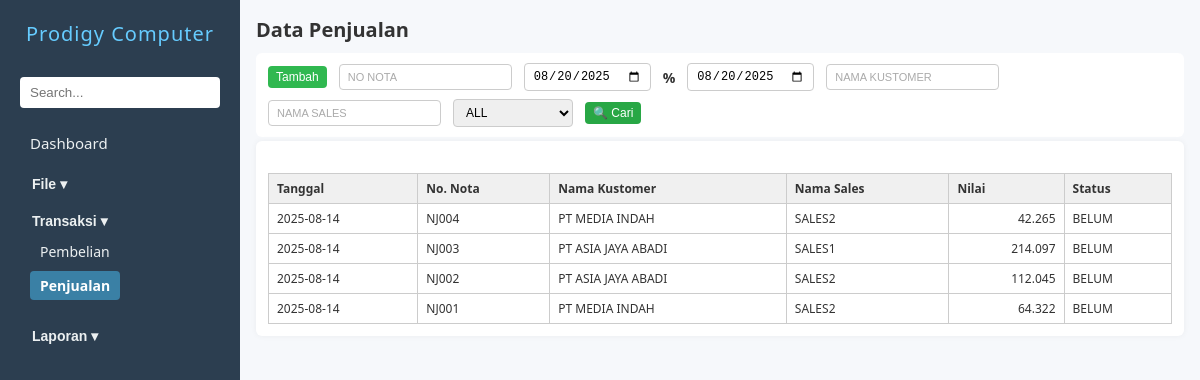
Before: /penjualan.php with the older database file.
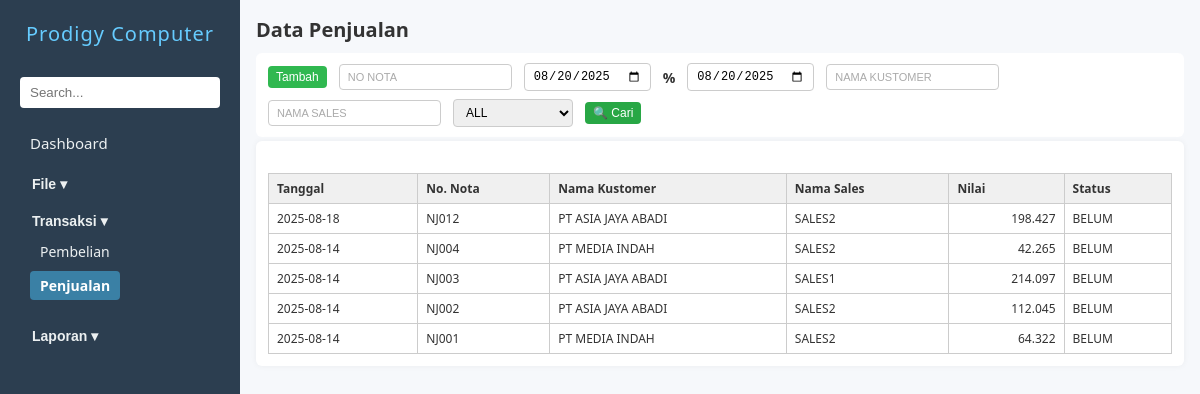
After: the same page with the newer database file.
### tables this page shows
CREATE TABLE `zjual` (
  `nonota` char(30) DEFAULT NULL,
  `tgl` date DEFAULT NULL,
  `kodekust` char(10) DEFAULT NULL,
  `kodesls` char(10) DEFAULT NULL,
  `kodegd` char(10) DEFAULT NULL,
  `nilai` double DEFAULT 0,
  `lunas` int(11) DEFAULT 0,
  `tgltempo` date DEFAULT NULL,
  `ppn` double(10,2) DEFAULT 0.00,
  `hppn` double(10,2) DEFAULT 0.00,
  `disc1` double(10,2) DEFAULT 0.00,
  `hdisc1` double(10,2) DEFAULT 0.00,
  `disc2` double(10,2) DEFAULT 0.00,
  `hdisc2` double(10,2) DEFAULT 0.00,
  `disc3` double(10,2) DEFAULT 0.00,
  `hdisc3` double(10,2) DEFAULT 0.00,
  `ket` varchar(1000) DEFAULT NULL
);

CREATE TABLE `zkustomer` (
  `kodekust` char(10) NOT NULL,
  `kodear` char(20) DEFAULT NULL,
  `kodetipe` char(20) DEFAULT NULL,
  `namakust` tinytext NOT NULL,
  `alamat` tinytext NOT NULL,
  `kota` tinytext DEFAULT NULL,
  `kodehrg` char(2) NOT NULL,
  `ktp` char(20) NOT NULL,
  `npwp` char(30) NOT NULL
);

CREATE TABLE `zsales` (
  `kodesls` char(20) NOT NULL,
  `namasls` char(50) NOT NULL,
  `alamat` char(255) NOT NULL,
  `kota` char(50) NOT NULL,
  `ktp` varchar(20) NOT NULL,
  `npwp` varchar(30) NOT NULL
);

### penjualan.php (the view, shortened to what this page needs)
<?php
include 'koneksi.php';
$query = mysqli_query($conn, "
    SELECT zjual.tgl, zjual.nonota, zkustomer.namakust, zsales.namasls, zjual.nilai, zjual.lunas
    FROM zjual
    JOIN zkustomer ON zjual.kodekust = zkustomer.kodekust
    JOIN zsales ON zjual.kodesls = zsales.kodesls
    ORDER BY zjual.tgl DESC, zjual.nonota DESC
    LIMIT 10
");
?>
<!DOCTYPE html>
<html lang="en">
<head>
    <link rel="stylesheet" href="navbar.css" />
    <link rel="stylesheet" href="form.css" />
</head>
<body>
    <?php include 'navbar.php'; ?>
    <main>
        <h2>Data Penjualan</h2>
        <div class="action-bar">
            <button type="button" name="btnTambah" id="btnTambah" class="action-btn tambah" onclick="window.location.href='inputpenjualan.php'">Tambah</button>
            <input type="text" name="noNota" id="inputNoNota" placeholder="No Nota" style="text-transform: uppercase;">
            <input type="date" name="tgl1" id="inputTgl1">
            <span>%</span>
            <input type="date" name="tgl2" id="inputTgl2">
            <input type="text" name="namakust" id="inputNamakust" placeholder="Nama Kustomer" autocomplete="off" style="text-transform: uppercase;">
            <input type="text" name="namasls" id="inputNamasls" placeholder="Nama Sales" autocomplete="off" style="text-transform: uppercase;">
            <select name="statusBayar" id="statusBayar">
                <option value="all">ALL</option>
            </select>
            <button type="button" name="btnSearch" id="btnSearch" class="action-btn cari" onclick="triggerSearch()">🔍 Cari</button>
        </div>
        <form id="penjualanForm" action="prosespenjualan.php" method="POST" enctype="multipart/form-data" onsubmit="return validateForm()">
            <div id="tabelHasil" class="form-grid" style="margin-top: 20px;">
                <table class="tabel-hasil">
                    <thead>
                        <tr>
                            <th>Tanggal</th>
                            <th>No. Nota</th>
                            <th>Nama Kustomer</th>
                            <th>Nama Sales</th>
                            <th>Nilai</th>
                            <th>Status</th>
                        </tr>
                    </thead>
                    <tbody>
                        <?php while ($row = mysqli_fetch_assoc($query)): ?>
                            <tr onclick="tampilkanKonfirmasiEdit('<?= $row['nonota'] ?>')">
                                <td><?= $row['tgl'] ?></td>
                                <td><?= $row['nonota'] ?></td>
                                <td><?= $row['namakust'] ?></td>
                                <td><?= $row['namasls'] ?></td>
                                <td style="text-align: right;"><?= number_format($row['nilai'], 0, ',', '.') ?></td>
                                <td><?= $row['lunas'] ? 'LUNAS' : 'BELUM' ?></td>
                            </tr>
                        <?php endwhile; ?>
                    </tbody>
                </table>
            </div>
        </form>
    </main>
</body>
</html>

### navbar.php (shortened to what this page needs)
<?php
$current = basename($_SERVER['PHP_SELF']);
$isFile = in_array($current, ['barang.php', 'supplier.php', 'area.php', 'tipe.php', 'kustomer.php', 'sales.php','gudang.php', 'group.php', 'merek.php', 'golongan.php']);
$isTransaksi = in_array($current, ['pembelian.php', 'penjualan.php', 'inputpembelian.php', 'editpembelian.php', 'inputpenjualan.php', 'editpenjualan.php']);
$isLaporan = in_array($current, [
  'LaporanStok.php', 'LaporanPenjualan.php', 'LaporanSupplier.php',
  'LaporanPembelian.php', 'LaporanKustomer.php'
]);
?>
<div class="sidebar" id="sidebarMenu">
    <h1>Prodigy Computer</h1>
    <input type="search" placeholder="Search...">
    <div class="nav-section">
        <a href="dashboard.php" class="nav-link-dasboard">Dashboard</a>
    </div>
    <div class="nav-section">
    <button class="dropdown-toggle <?= $isFile ? 'active-dropdown' : '' ?>" onclick="toggleDropdown('fileDropdown', this)">File ▾</button>
    </div>
    <div class="nav-section">
    <button class="dropdown-toggle <?= $isTransaksi ? 'active-dropdown' : '' ?>" onclick="toggleDropdown('transaksiDropdown', this)">Transaksi ▾</button>
    <div class="dropdown-content <?= $isTransaksi ? 'show' : '' ?>" id="transaksiDropdown">
        <a href="pembelian.php" class="<?= in_array($current, ['pembelian.php', 'inputpembelian.php', 'editpembelian.php']) ? 'active-link' : '' ?>">Pembelian</a>
        <a href="penjualan.php" class="<?= in_array($current, ['penjualan.php', 'inputpenjualan.php', 'editpenjualan.php']) ? 'active-link' : '' ?>">Penjualan</a>
    </div>
    </div>
    <div class="nav-section">
    <button class="dropdown-toggle <?= $isLaporan ? 'active-dropdown' : '' ?>" onclick="toggleDropdown('laporanDropdown', this)">Laporan ▾</button>
    </div>
</div>

### navbar.css (style rules this page uses)
.sidebar { width: 240px; background: #2c3e50; color: #fff; display: flex; flex-direction: column; padding: 20px; overflow-y: auto; }
.sidebar h1 { font-size: 20px; margin-bottom: 30px; text-align: center; font-weight: 500; letter-spacing: 1px; color: #66ccff; }
.sidebar input[type="search"] { width: 100%; padding: 8px 10px; border-radius: 4px; border: none; margin-bottom: 20px; }
.nav-section { display: flex; flex-direction: column; align-items: flex-start; background-color: #2c3e50; width: 185px; color: #fff; margin-bottom: 5px; }
.nav-section a { text-decoration: none; color: #ecf0f1; padding: 5px 10px; margin-bottom: 5px; font-size: 15px; width: 100%; border-radius: 4px; transition: background-color 0.2s ease; }
.dropdown-toggle { background: none; border: none; color: #ecf0f1; padding: 8px 12px; width: 100%; text-align: left; font-size: 14px; cursor: pointer; font-weight: bold; }
.dropdown-content { display: none; flex-direction: column; padding-left: 10px; margin-bottom: 10px; }
.dropdown-content a { font-size: 14px; padding: 5px 10px; }
.dropdown-content.show { display: flex; }
.active-link { background-color: #42a5d6a4; color: white !important; font-weight: bold; }

### form.css (style rules this page uses)
* { box-sizing: border-box; margin: 0; padding: 0; }
body { font-family: "Segoe UI", Tahoma, Geneva, Verdana, sans-serif; display: flex; height: 100vh; background: #f6f8fb; color: #333; }
main { padding: 1rem; flex: 1; overflow-y: auto; }
h2 { margin-bottom: 10px; font-size: 20px; }
form { background: #fff; padding: 12px; border-radius: 6px; box-shadow: 0 0 6px rgba(0, 0, 0, 0.05); }
#btnTambah { background-color: #30b850; }
.tabel-hasil { width: 100%; border-collapse: collapse; font-size: 14px; margin-top: 10px; }
.tabel-hasil th, .tabel-hasil td { border: 1px solid #ccc; padding: 8px 10px; text-align: left; }
.tabel-hasil th { background-color: #f0f0f0; font-weight: bold; }
a { text-decoration: none; color: #007bff; }
.sidebar { transition: left 0.3s ease; }
.action-bar { display: flex; flex-wrap: wrap; align-items: center; gap: 8px 12px; margin-bottom: 4px; background-color: #fff; padding: 10px 12px; border-radius: 6px; }
.action-bar input[type="text"], .action-bar input[type="date"], .action-bar select { padding: 5px 8px; font-size: 12px; border: 1px solid #ccc; border-radius: 4px; min-width: 120px; }
.action-bar input[type="text"]::placeholder { font-size: 11px; color: #aaa; }
.action-bar span { font-size: 14px; font-weight: bold; }
.action-bar .action-btn { padding: 4px 8px; font-size: 12px; border: none; color: white; border-radius: 4px; cursor: pointer; transition: 0.3s ease; }
.action-bar .action-btn.tambah { background-color: #30b850; }
.action-bar .action-btn.cari { background-color: #28a745; }
.tabel-hasil { width: 100%; border-collapse: collapse; margin-top: 1em; font-size: 12px; border: 1px solid #ccc; }
.tabel-hasil th, .tabel-hasil td { padding: 6px 8px; border: 1px solid #ccc; text-align: left; background-color: #fff; }
.tabel-hasil th { background-color: #f0f0f0; font-weight: bold; color: #333; }

Changed rows visible on the page:
added zjual: tgl "2025-08-18", nonota "NJ012", zkustomer.namakust "PT ASIA JAYA ABADI", zsales.namasls "SALES2", nilai "198.427", lunas "BELUM"
